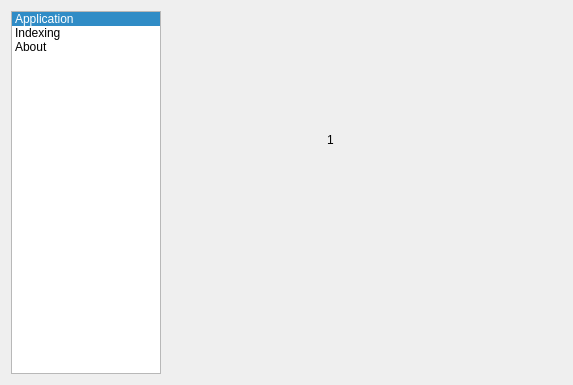
<?xml version="1.0" encoding="UTF-8"?>
<ui version="4.0">
 <class>SettingsWindow</class>
 <widget class="QWidget" name="SettingsWindow">
  <property name="geometry">
   <rect>
    <x>0</x>
    <y>0</y>
    <width>573</width>
    <height>385</height>
   </rect>
  </property>
  <property name="windowTitle">
   <string>Settings</string>
  </property>
  <layout class="QHBoxLayout" name="horizontalLayout">
   <item>
    <widget class="QListWidget" name="listWidget">
     <property name="minimumSize">
      <size>
       <width>150</width>
       <height>0</height>
      </size>
     </property>
     <property name="maximumSize">
      <size>
       <width>150</width>
       <height>16777215</height>
      </size>
     </property>
     <property name="selectionBehavior">
      <enum>QAbstractItemView::SelectRows</enum>
     </property>
     <property name="iconSize">
      <size>
       <width>32</width>
       <height>32</height>
      </size>
     </property>
     <property name="spacing">
      <number>5</number>
     </property>
     <property name="viewMode">
      <enum>QListView::ListMode</enum>
     </property>
     <property name="uniformItemSizes">
      <bool>true</bool>
     </property>
     <property name="wordWrap">
      <bool>true</bool>
     </property>
     <property name="currentRow">
      <number>0</number>
     </property>
     <item>
      <property name="text">
       <string>Application</string>
      </property>
      <property name="icon">
       <iconset resource="../resources/icons/icons.qrc">
        <normaloff>:/icons/search.png</normaloff>:/icons/search.png</iconset>
      </property>
     </item>
     <item>
      <property name="text">
       <string>Indexing</string>
      </property>
      <property name="icon">
       <iconset resource="../resources/icons/icons.qrc">
        <normaloff>:/icons/folders.png</normaloff>:/icons/folders.png</iconset>
      </property>
     </item>
     <item>
      <property name="text">
       <string>About</string>
      </property>
      <property name="icon">
       <iconset resource="../resources/icons/icons.qrc">
        <normaloff>:/icons/about.png</normaloff>:/icons/about.png</iconset>
      </property>
     </item>
    </widget>
   </item>
   <item>
    <widget class="QStackedWidget" name="stackedWidget">
     <property name="currentIndex">
      <number>0</number>
     </property>
     <widget class="QWidget" name="pageSettingsApllication">
      <widget class="QLabel" name="label">
       <property name="geometry">
        <rect>
         <x>160</x>
         <y>120</y>
         <width>66</width>
         <height>17</height>
        </rect>
       </property>
       <property name="text">
        <string>1</string>
       </property>
      </widget>
     </widget>
     <widget class="QWidget" name="pageSettingsIndexing">
      <widget class="QLabel" name="label_2">
       <property name="geometry">
        <rect>
         <x>130</x>
         <y>190</y>
         <width>66</width>
         <height>17</height>
        </rect>
       </property>
       <property name="text">
        <string>2</string>
       </property>
      </widget>
     </widget>
     <widget class="QWidget" name="page">
      <widget class="QLabel" name="label_3">
       <property name="geometry">
        <rect>
         <x>190</x>
         <y>120</y>
         <width>66</width>
         <height>17</height>
        </rect>
       </property>
       <property name="text">
        <string>3</string>
       </property>
      </widget>
     </widget>
    </widget>
   </item>
  </layout>
 </widget>
 <resources>
  <include location="../resources/icons/icons.qrc"/>
 </resources>
 <connections/>
</ui>
